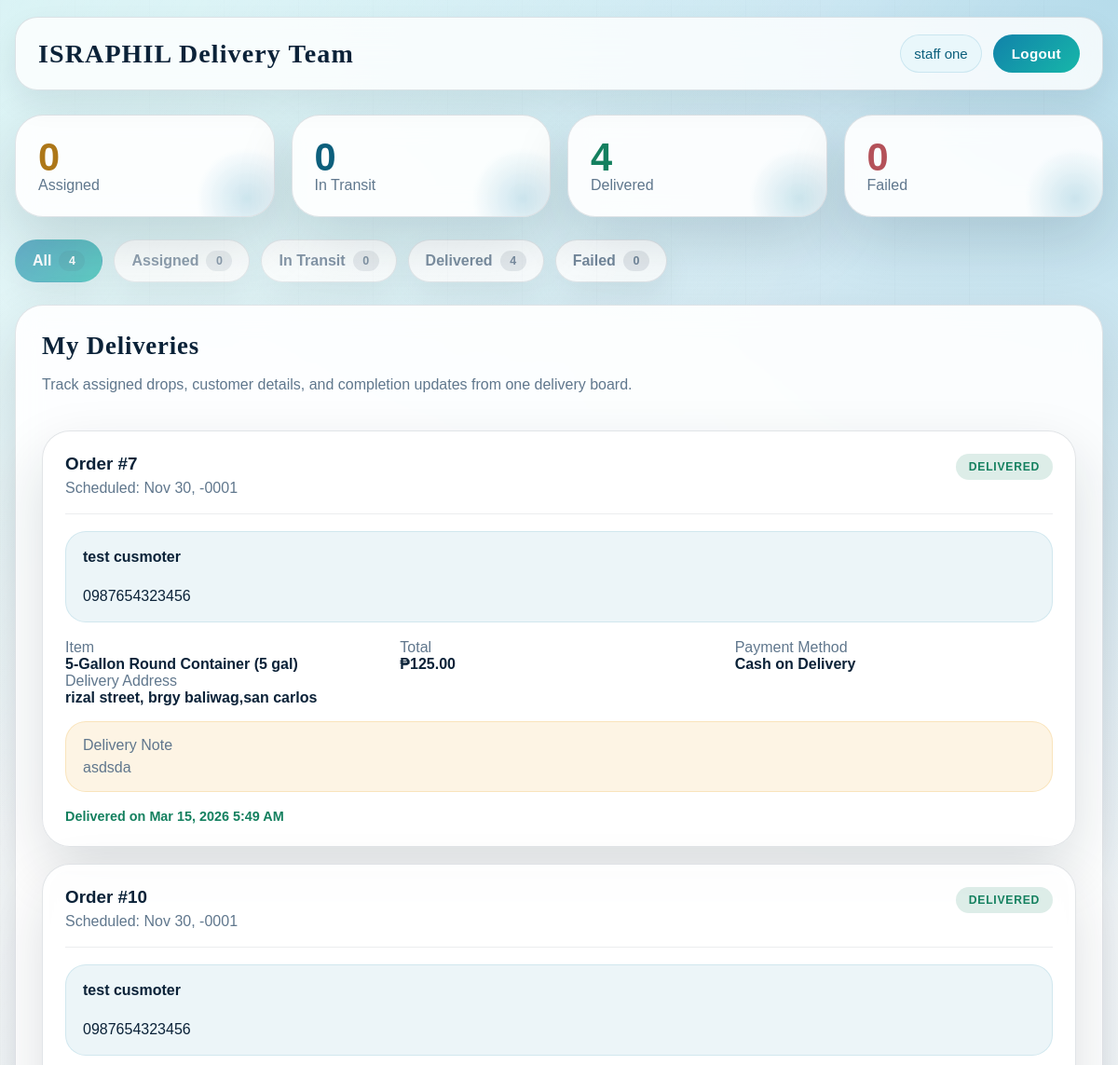
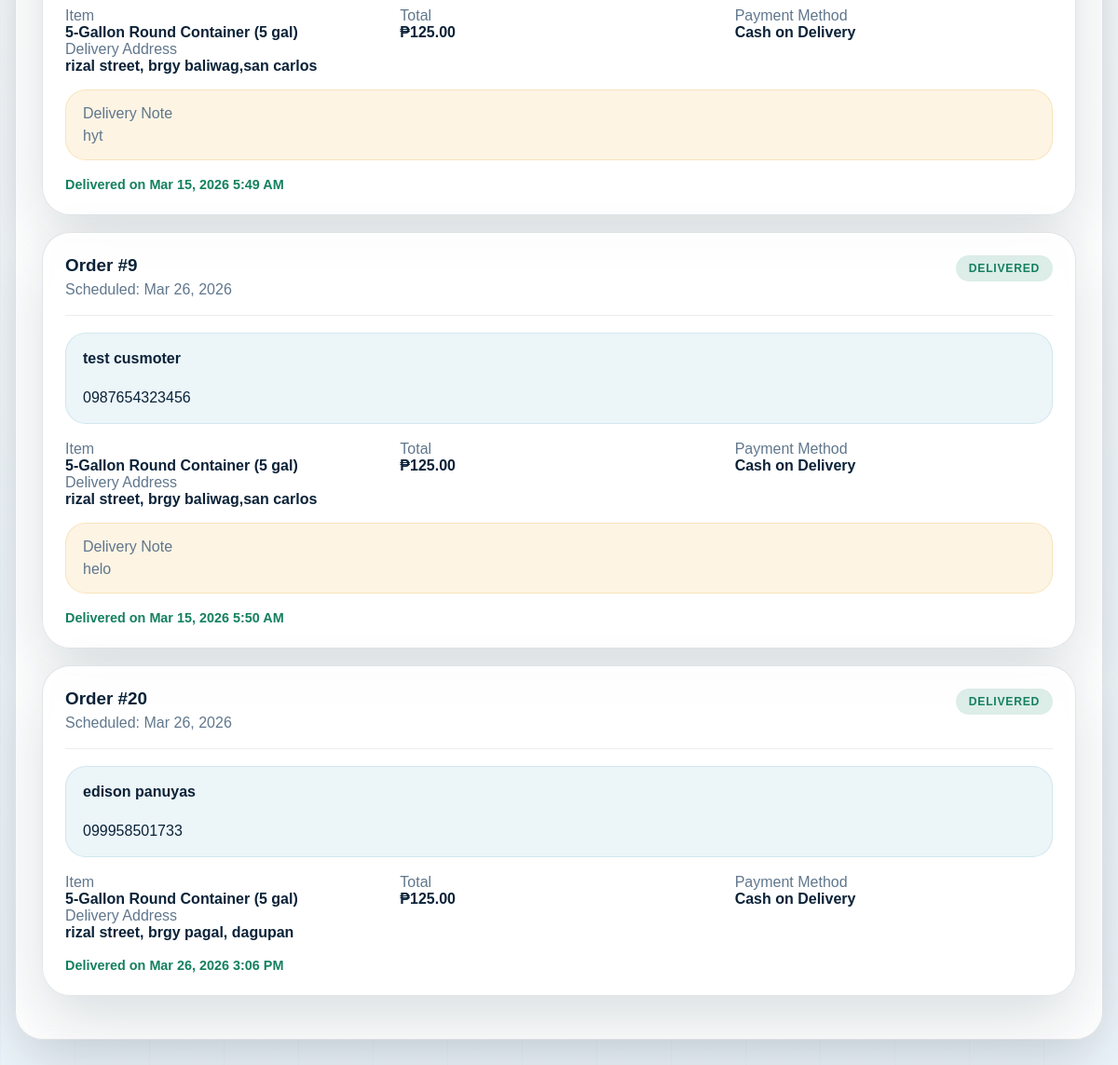
Screenshot of /pages/staff/dashboard.php?status=all (signed in) with the database file from the repository (2 pictures, top to bottom).
### tables this page shows
CREATE TABLE `deliveries` (
  `delivery_id` int(11) NOT NULL,
  `order_id` int(11) NOT NULL,
  `staff_id` int(11) NOT NULL,
  `assigned_by` int(11) DEFAULT NULL,
  `assignment_type` enum('manual','automatic') DEFAULT 'manual',
  `assigned_at` timestamp NOT NULL DEFAULT current_timestamp(),
  `picked_up_at` timestamp NULL DEFAULT NULL,
  `delivered_at` timestamp NULL DEFAULT NULL,
  `delivery_notes` text DEFAULT NULL,
  `delivery_status` enum('assigned','picked_up','in_transit','delivered','failed','returned') DEFAULT 'assigned',
  `proof_of_delivery` varchar(255) DEFAULT NULL
);

CREATE TABLE `orders` (
  `order_id` int(11) NOT NULL,
  `customer_id` int(11) NOT NULL,
  `order_date` timestamp NOT NULL DEFAULT current_timestamp(),
  `delivery_date` date DEFAULT NULL,
  `delivery_address` text NOT NULL,
  `contact_number` varchar(20) DEFAULT NULL,
  `total_amount` decimal(10,2) DEFAULT 0.00,
  `payment_method` enum('cash_on_delivery','online_payment') DEFAULT 'cash_on_delivery',
  `payment_status` enum('pending','paid','failed') DEFAULT 'pending',
  `order_status` enum('pending','confirmed','processing','out_for_delivery','delivered','cancelled','returned') DEFAULT 'pending',
  `notes` text DEFAULT NULL,
  `created_at` timestamp NOT NULL DEFAULT current_timestamp(),
  `updated_at` timestamp NOT NULL DEFAULT current_timestamp() ON UPDATE current_timestamp()
);

CREATE TABLE `users` (
  `user_id` int(11) NOT NULL,
  `username` varchar(50) NOT NULL,
  `password` varchar(255) NOT NULL,
  `email` varchar(100) NOT NULL,
  `phone` varchar(20) DEFAULT NULL,
  `full_name` varchar(100) NOT NULL,
  `address` text DEFAULT NULL,
  `role` enum('admin','staff','customer') DEFAULT 'customer',
  `status` enum('active','inactive','suspended') DEFAULT 'active',
  `created_at` timestamp NOT NULL DEFAULT current_timestamp(),
  `updated_at` timestamp NOT NULL DEFAULT current_timestamp() ON UPDATE current_timestamp(),
  `last_login` timestamp NULL DEFAULT NULL
);

CREATE TABLE `inventory` (
  `inventory_id` int(11) NOT NULL,
  `item_name` varchar(50) NOT NULL,
  `item_type` enum('container','accessory','other') DEFAULT 'container',
  `stock_quantity` int(11) DEFAULT 0,
  `unit_price` decimal(10,2) NOT NULL,
  `reorder_level` int(11) DEFAULT 10,
  `status` enum('available','out_of_stock','discontinued') DEFAULT 'available',
  `last_updated` timestamp NOT NULL DEFAULT current_timestamp() ON UPDATE current_timestamp(),
  `updated_by` int(11) DEFAULT NULL
);

CREATE TABLE `order_items` (
  `item_id` int(11) NOT NULL,
  `order_id` int(11) NOT NULL,
  `inventory_id` int(11) NOT NULL,
  `quantity` int(11) NOT NULL CHECK (`quantity` > 0),
  `unit_price` decimal(10,2) NOT NULL,
  `subtotal` decimal(10,2) GENERATED ALWAYS AS (`quantity` * `unit_price`) STORED
);

### includes/order_logic.php (called while the page is built, shortened)
<?php
function sanitize_status_filter($value, $allowed, $default = 'all') {
    return in_array($value, $allowed, true) ? $value : $default;
}

### pages/staff/dashboard.php (the view, shortened to what this page needs)
<?php
require_once '../../includes/db_connect.php';
require_once '../../includes/order_logic.php';
$staff_id = $_SESSION['user_id'];
$status_filter = sanitize_status_filter($_GET['status'] ?? 'assigned', ['all', 'assigned', 'picked_up', 'in_transit', 'delivered', 'failed', 'returned'], 'assigned');
$where_clause = "AND d.delivery_status = ?";
if ($status_filter === 'all') {
    $where_clause = "";
}
$deliveries_query = "
    SELECT d.*, o.order_id, o.customer_id, o.delivery_address, o.contact_number,
           o.delivery_date, o.total_amount, o.notes as order_notes,
           i.item_name, oi.quantity,
           c.full_name as customer_name, c.phone as customer_phone
    FROM deliveries d
    JOIN orders o ON d.order_id = o.order_id
    JOIN order_items oi ON o.order_id = oi.order_id
    JOIN inventory i ON oi.inventory_id = i.inventory_id
    JOIN users c ON o.customer_id = c.user_id
    WHERE d.staff_id = ? $where_clause
    ORDER BY o.delivery_date ASC, d.assigned_at ASC
";
$stmt = $conn->prepare($deliveries_query);
if ($status_filter === 'all') {
    $stmt->bind_param("i", $staff_id);
} else {
    $stmt->bind_param("is", $staff_id, $status_filter);
}
$stmt->execute();
$deliveries = $stmt->get_result();
$counts = $conn->query("
    SELECT
        SUM(CASE WHEN delivery_status = 'assigned' THEN 1 ELSE 0 END) as assigned,
        SUM(CASE WHEN delivery_status = 'in_transit' THEN 1 ELSE 0 END) in_transit,
        SUM(CASE WHEN delivery_status = 'delivered' THEN 1 ELSE 0 END) as delivered,
        SUM(CASE WHEN delivery_status = 'failed' THEN 1 ELSE 0 END) as failed,
        COUNT(*) as total
    FROM deliveries WHERE staff_id = $staff_id
")->fetch_assoc();
?>
<!DOCTYPE html>
<html lang="en">
<head>
    <link rel="stylesheet" href="../../style/staff/dashboard.css?v=20260325">
</head>
<body>
    <div class="header">
        <h1>ISRAPHIL Delivery Team</h1>
        <div class="user-info">
            <span><?php echo htmlspecialchars($_SESSION['full_name']); ?></span>
            <a href="../../logout.php" class="logout-btn">Logout</a>
        </div>
    </div>
    <div class="container">
        <div class="stats-bar">
            <div class="stat-card">
                <div class="number warning"><?php echo $counts['assigned']; ?></div>
                <div class="label">Assigned</div>
            </div>
            <div class="stat-card">
                <div class="number"><?php echo $counts['in_transit']; ?></div>
                <div class="label">In Transit</div>
            </div>
            <div class="stat-card">
                <div class="number success"><?php echo $counts['delivered']; ?></div>
                <div class="label">Delivered</div>
            </div>
            <div class="stat-card">
                <div class="number danger"><?php echo $counts['failed']; ?></div>
                <div class="label">Failed</div>
            </div>
        </div>
        <div class="filter-bar">
            <a href="?status=all" class="filter-btn <?php echo $status_filter == 'all' ? 'active' : ''; ?>">
                All <span class="count"><?php echo $counts['total']; ?></span>
            </a>
            <a href="?status=assigned" class="filter-btn <?php echo $status_filter == 'assigned' ? 'active' : ''; ?>">
                Assigned <span class="count"><?php echo $counts['assigned']; ?></span>
            </a>
            <a href="?status=in_transit" class="filter-btn <?php echo $status_filter == 'in_transit' ? 'active' : ''; ?>">
                In Transit <span class="count"><?php echo $counts['in_transit']; ?></span>
            </a>
            <a href="?status=delivered" class="filter-btn <?php echo $status_filter == 'delivered' ? 'active' : ''; ?>">
                Delivered <span class="count"><?php echo $counts['delivered']; ?></span>
            </a>
            <a href="?status=failed" class="filter-btn <?php echo $status_filter == 'failed' ? 'active' : ''; ?>">
                Failed <span class="count"><?php echo $counts['failed']; ?></span>
            </a>
        </div>
        <div class="section">
            <div class="section-header">
                <div>
                    <h2>My Deliveries</h2>
                    <p class="section-copy">Track assigned drops, customer details, and completion updates from one delivery board.</p>
                </div>
            </div>
            <?php if ($deliveries->num_rows > 0): ?>
                <?php while ($d = $deliveries->fetch_assoc()):
                    $is_today = ($d['delivery_date'] == date('Y-m-d')) && $d['delivery_status'] == 'assigned';
                ?>
                <div class="delivery-card <?php echo $is_today ? 'urgent' : ''; ?>">
                    <div class="delivery-header">
                        <div>
                            <div class="order-id">Order #<?php echo $d['order_id']; ?></div>
                            <div class="delivery-date">
                                <?php if ($d['delivery_date']): ?>
                                    Scheduled: <?php echo date('M d, Y', strtotime($d['delivery_date'])); ?>
                                <?php else: ?>
                                    No preferred date
                                <?php endif; ?>
                            </div>
                        </div>
                        <span class="status status-<?php echo $d['delivery_status']; ?>">
                            <?php echo ucfirst(str_replace('_', ' ', $d['delivery_status'])); ?>
                        </span>
                    </div>
                    <div class="customer-info">
                        <strong><?php echo htmlspecialchars($d['customer_name']); ?></strong><br>
                        <?php echo htmlspecialchars($d['customer_phone']); ?>
                    </div>
                    <div class="delivery-details">
                        <div class="detail-group">
                            <span class="detail-label">Item</span>
                            <span class="detail-value"><?php echo htmlspecialchars($d['item_name']); ?> (<?php echo $d['quantity']; ?> gal)</span>
                        </div>
                        <div class="detail-group">
                            <span class="detail-label">Total</span>
                            <span class="detail-value price">&#8369;<?php echo number_format($d['total_amount'], 2); ?></span>
                        </div>
                        <div class="detail-group">
                            <span class="detail-label">Payment Method</span>
                            <span class="detail-value">Cash on Delivery</span>
                        </div>
                    </div>
                    <div class="detail-group" style="margin-bottom: 10px;">
                        <span class="detail-label">Delivery Address</span>
                        <span class="detail-value"><?php echo htmlspecialchars($d['delivery_address']); ?></span>
                    </div>
                    <?php if ($d['order_notes']): ?>
                    <div class="note-card warning">
                        <span class="detail-label">Delivery Note</span>
                        <p><?php echo htmlspecialchars($d['order_notes']); ?></p>
                    </div>
                    <?php endif; ?>
                    <?php if ($d['delivery_status'] !== 'delivered' && $d['delivery_status'] !== 'failed'): ?>
                    <div class="actions">
                        <form method="POST" style="display: inline;">
                            <input type="hidden" name="delivery_id" value="<?php echo $d['delivery_id']; ?>">
                            <button type="submit" name="mark_delivered" class="btn btn-success">Mark Delivered</button>
                        </form>
                        <button type="button" class="btn btn-warning" onclick="openFailModal(<?php echo $d['delivery_id']; ?>, <?php echo $d['order_id']; ?>)">Mark Failed</button>
                    </div>
                    <?php elseif ($d['delivered_at']): ?>
                    <div class="delivery-complete">
                        Delivered on <?php echo date('M d, Y g:i A', strtotime($d['delivered_at'])); ?>
                    </div>
                    <?php endif; ?>
                </div>
                <?php endwhile; ?>
            <?php endif; ?>
        </div>
    </div>
</body>
</html>

### style/staff/dashboard.css (style rules this page uses)
.container { width: min(1180px, calc(100% - 32px)); }
.delivery-card { padding: 24px; margin-bottom: 18px; }
.delivery-header { display: flex; justify-content: space-between; align-items: flex-start; gap: 16px; margin-bottom: 18px; padding-bottom: 18px; border-bottom: 1px solid rgba(11, 34, 56, 0.08); }
.order-id { margin-bottom: 6px; font-size: 1.18rem; font-weight: 800; color: var(--text); }
.customer-info { margin-bottom: 18px; padding: 18px; border-radius: 22px; background: rgba(17, 130, 170, 0.08); border: 1px solid rgba(17, 130, 170, 0.12); }
.customer-info strong { display: block; margin-bottom: 6px; font-size: 1rem; color: var(--text); }
.detail-group { display: flex; flex-direction: column; }
.detail-value { color: var(--text); font-weight: 700; }
.delivery-complete { margin-top: 18px; color: var(--success); font-size: 0.9rem; font-weight: 700; }

### rows the page displays
deliveries: order.order_id "7", order.delivery_date "Nov 30, -0001", delivery_status "DELIVERED", users.full_name "test cusmoter", users.phone "0987654323456", inventory.item_name "5-Gallon Round Container", order_items.quantity "5", order.total_amount "125.00", order.delivery_address "rizal street, brgy baliwag,san carlos", order.notes "asdsda", delivered_at "Mar 15, 2026 5:49 AM"
deliveries: order.order_id "10", order.delivery_date "Nov 30, -0001", delivery_status "DELIVERED", users.full_name "test cusmoter", users.phone "0987654323456", inventory.item_name "5-Gallon Round Container", order_items.quantity "5", order.total_amount "125.00", order.delivery_address "rizal street, brgy baliwag,san carlos", order.notes "hyt", delivered_at "Mar 15, 2026 5:49 AM"
deliveries: order.order_id "9", order.delivery_date "Mar 26, 2026", delivery_status "DELIVERED", users.full_name "test cusmoter", users.phone "0987654323456", inventory.item_name "5-Gallon Round Container", order_items.quantity "5", order.total_amount "125.00", order.delivery_address "rizal street, brgy baliwag,san carlos", order.notes "helo", delivered_at "Mar 15, 2026 5:50 AM"
deliveries: order.order_id "20", order.delivery_date "Mar 26, 2026", delivery_status "DELIVERED", users.full_name "edison panuyas", users.phone "099958501733", inventory.item_name "5-Gallon Round Container", order_items.quantity "5", order.total_amount "125.00", order.delivery_address "rizal street, brgy pagal, dagupan", delivered_at "Mar 26, 2026 3:06 PM"

### other values shown
$_SESSION['full_name'] "staff one"
$counts['assigned'] "0"
$counts['in_transit'] "0"
$counts['delivered'] "4"
$counts['failed'] "0"
$counts['total'] "4"
